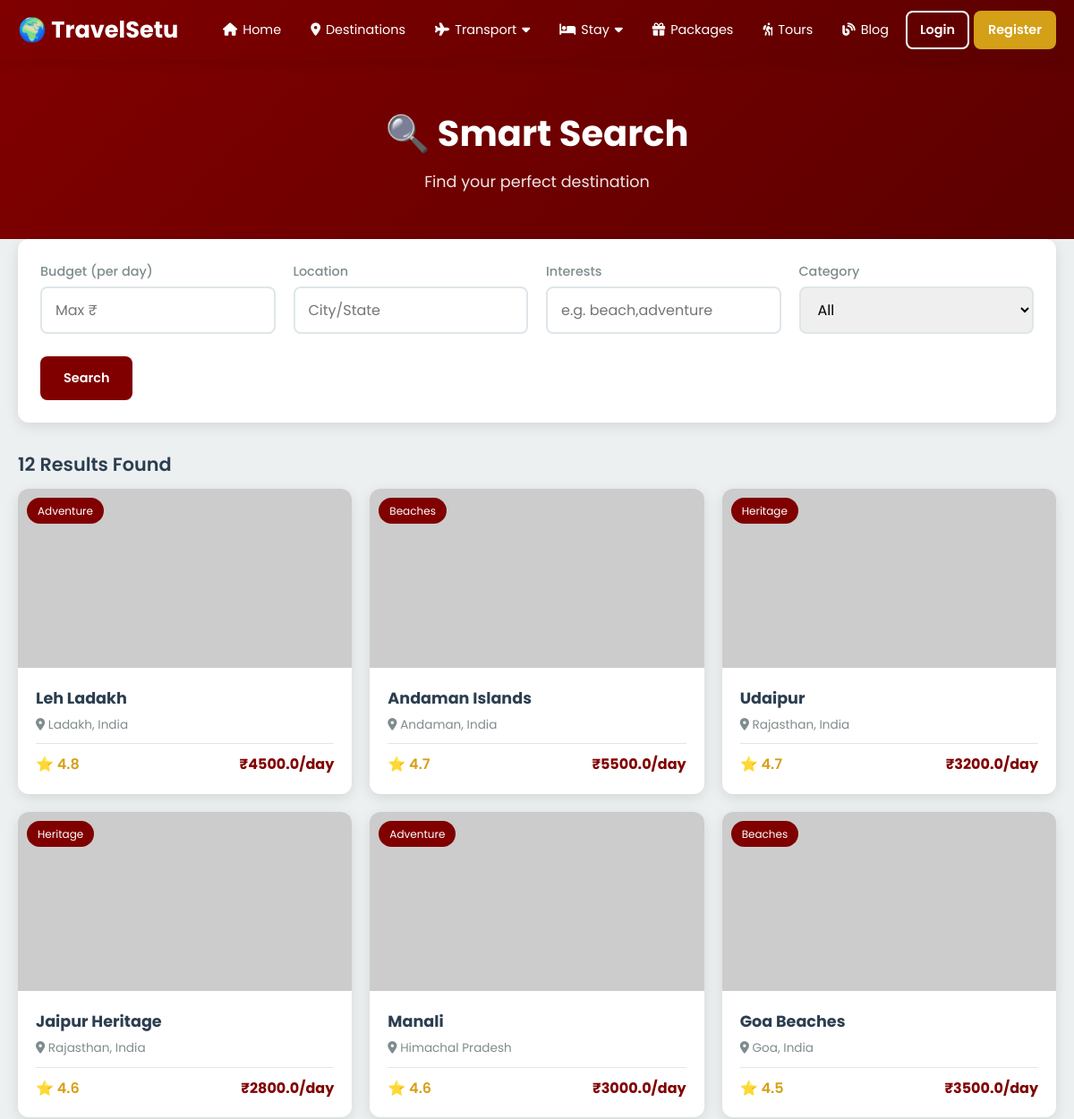
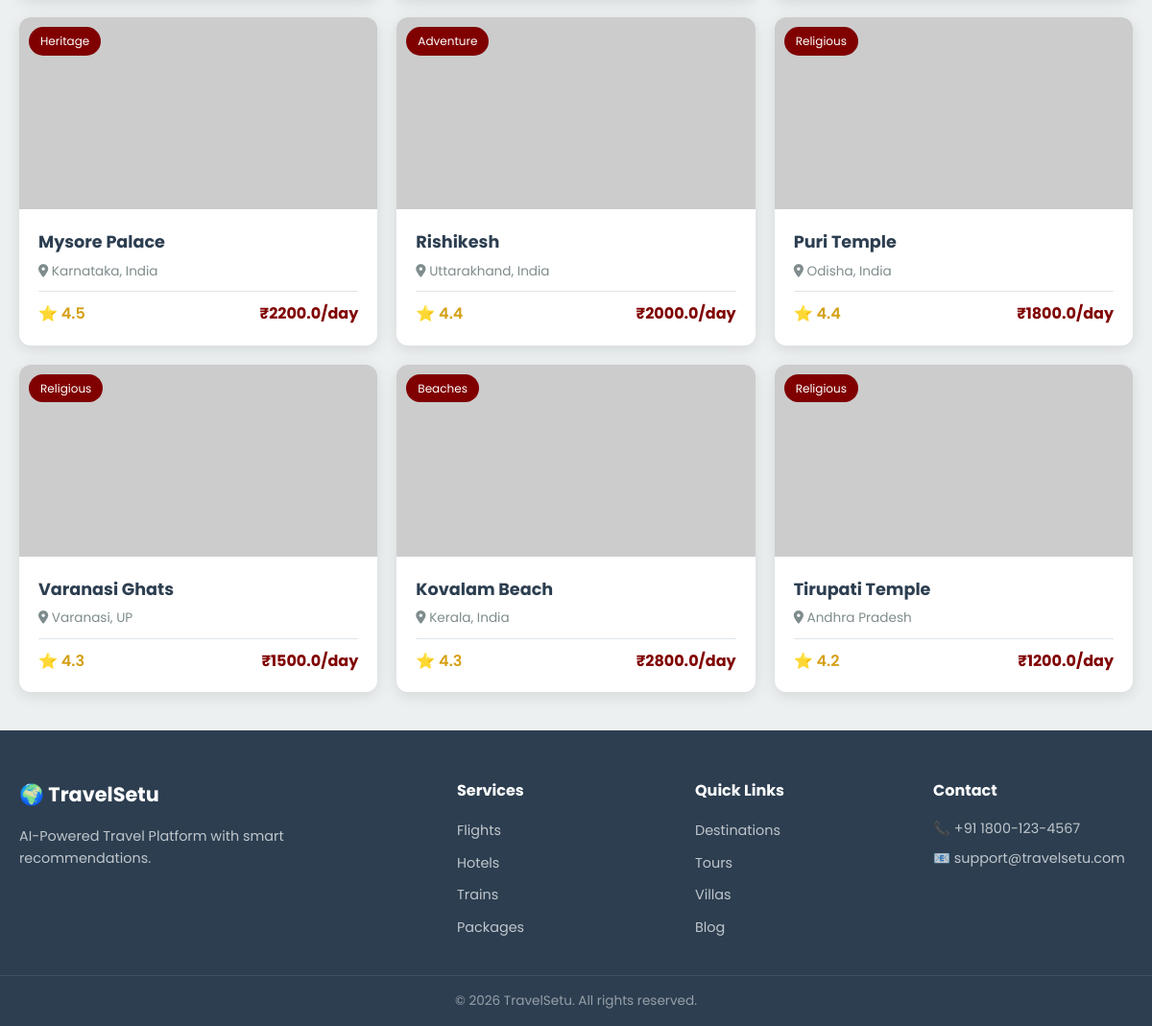
Screenshot of /search with the database file from the repository (2 pictures, top to bottom).
### app.py (models this page shows)
class Destination(db.Model):
    __tablename__ = 'destinations'
    id = db.Column(db.Integer, primary_key=True)
    name = db.Column(db.String(150), nullable=False)
    description = db.Column(db.Text)
    category = db.Column(db.String(50))
    location = db.Column(db.String(150))
    latitude = db.Column(db.Float, default=20.5937)
    longitude = db.Column(db.Float, default=78.9629)
    price_per_day = db.Column(db.Float, default=0)
    best_season = db.Column(db.String(50))
    image_url = db.Column(db.String(300))
    rating = db.Column(db.Float, default=4.0)
    total_visits = db.Column(db.Integer, default=0)
    created_at = db.Column(db.DateTime, default=datetime.utcnow)
    bookings = db.relationship('Booking', backref='destination', lazy=True)
    reviews = db.relationship('Review', backref='destination', lazy=True)

### app.py (the view)
@app.route('/search')
def search():
    budget = request.args.get('budget', '')
    location = request.args.get('location', '')
    interests = request.args.get('interests', '')
    category = request.args.get('category', '')
    if budget or location or interests or category:
        results = smart_search(budget=budget, location=location,
                               interests=interests, category=category)
    else:
        results = Destination.query.order_by(Destination.rating.desc()).all()
    return render_template('search.html', results=results,
                           budget=budget, location=location,
                           interests=interests, category=category)

### app.py (called while the page is built)
def get_destination_image(destination, width=800, height=600):
    category_images = {
        'beaches': f'https://picsum.photos/seed/beach{destination.id}/{width}/{height}',
        'adventure': f'https://picsum.photos/seed/mountain{destination.id}/{width}/{height}',
        'religious': f'https://picsum.photos/seed/temple{destination.id}/{width}/{height}',
        'heritage': f'https://picsum.photos/seed/palace{destination.id}/{width}/{height}',
    }
    cat = destination.category.lower() if destination.category else 'beaches'
    return category_images.get(cat, category_images['beaches'])

@app.context_processor
def inject_globals():
    unread_count = 0
    if current_user.is_authenticated:
        unread_count = Notification.query.filter_by(
            user_id=current_user.id, is_read=False).count()
    return {
        'unread_notifications': unread_count,
        'current_year': datetime.now().year,
        'all_categories': ['adventure', 'religious', 'beaches', 'heritage'],
        'get_destination_image': get_destination_image,
    }

### templates/search.html (shortened to what this page needs)
{% extends "base.html" %}
{% block content %}
<div class="page-header">
    <h1>🔍 Smart Search</h1>
    <p>Find your perfect destination</p>
</div>
<div class="container">
    <div class="card">
        <form method="GET" action="{{ url_for('search') }}">
            <div class="grid grid-4">
                <div class="form-group">
                    <label>Budget (per day)</label>
                    <input type="number" name="budget" class="form-control" placeholder="Max ₹" value="{{ budget }}">
                </div>
                <div class="form-group">
                    <label>Location</label>
                    <input type="text" name="location" class="form-control" placeholder="City/State" value="{{ location }}">
                </div>
                <div class="form-group">
                    <label>Interests</label>
                    <input type="text" name="interests" class="form-control" placeholder="e.g. beach,adventure" value="{{ interests }}">
                </div>
                <div class="form-group">
                    <label>Category</label>
                    <select name="category" class="form-control">
                        <option value="">All</option>
                    </select>
                </div>
            </div>
            <button type="submit" class="btn btn-primary mt-10">Search</button>
        </form>
    </div>
    {% if results %}
    <h3 class="section-title mt-30">{{ results|length }} Results Found</h3>
    <div class="grid grid-3">
        {% for dest in results %}
        <a href="{{ url_for('destination_detail', id=dest.id) }}" class="destination-card">
            <div class="dest-image">
                <img src="{{ get_destination_image(dest, 400, 250) }}" alt="{{ dest.name }}">
                <span class="dest-category">{{ dest.category }}</span>
            </div>
            <div class="dest-body">
                <h3>{{ dest.name }}</h3>
                <p class="dest-location"><i class="fas fa-map-marker-alt"></i> {{ dest.location }}</p>
                <div class="dest-footer">
                    <span class="dest-rating">⭐ {{ dest.rating }}</span>
                    <span class="dest-price">₹{{ dest.price_per_day }}/day</span>
                </div>
            </div>
        </a>
        {% endfor %}
    </div>
    {% endif %}
</div>
{% endblock %}

### static/style.css (style rules this page uses)
:root { --primary: #800000; --primary-light: #a52a2a; --primary-dark: #5c0000; --gold: #d4a017; --gold-light: #f0c040; --success: #27ae60; --danger: #e74c3c; --warning: #f39c12; --info: #3498db; --dark: #2c3e50; --gray: #7f8c8d; --gray-light: #ecf0f1; --gray-200: #dfe6e9; --white: #ffffff; --shadow: 0 4px 15px rgba(0,0,0,0.1); --shadow-lg: 0 10px 30px rgba(0,0,0,0.15); --radius: 12px; --radius-sm: 8px; --transition: all 0.3s ease; }
.section-title { font-size: 2rem; margin-bottom: 10px; }
.destination-card { background: white; border-radius: var(--radius); overflow: hidden; box-shadow: var(--shadow); transition: var(--transition); }
.dest-image { position: relative; height: 200px; overflow: hidden; }
.dest-image img { width: 100%; height: 100%; object-fit: cover; transition: var(--transition); }
.dest-category { position: absolute; top: 10px; left: 10px; background: var(--primary); color: white; padding: 5px 12px; border-radius: 20px; font-size: 0.75rem; text-transform: capitalize; }
.dest-body { padding: 20px; }
.dest-body h3 { margin-bottom: 5px; font-size: 1.1rem; }
.dest-location { color: var(--gray); font-size: 0.85rem; margin-bottom: 10px; }
.dest-footer { display: flex; justify-content: space-between; align-items: center; padding-top: 10px; border-top: 1px solid var(--gray-200); }
.dest-rating { color: var(--gold); font-weight: 600; }
.dest-price { font-weight: 700; color: var(--primary); }
* { margin: 0; padding: 0; box-sizing: border-box; }
html { scroll-behavior: smooth; }
body { font-family: 'Poppins', sans-serif; background: var(--gray-light); color: var(--dark); line-height: 1.6; min-height: 100vh; display: flex; flex-direction: column; }
a { text-decoration: none; color: inherit; transition: var(--transition); }
img { max-width: 100%; height: auto; display: block; }
button { font-family: inherit; cursor: pointer; }
input, select, textarea { font-family: inherit; }
.container { max-width: 1300px; margin: 0 auto; padding: 0 20px; }
.btn { display: inline-flex; align-items: center; justify-content: center; gap: 8px; padding: 12px 24px; border-radius: var(--radius-sm); font-weight: 600; font-size: 0.9rem; border: 2px solid transparent; transition: var(--transition); }
.btn-primary { background: var(--primary); color: white; }
.page-header { background: linear-gradient(135deg, var(--primary), var(--primary-dark)); padding: 50px 0; text-align: center; color: white; }
.page-header h1 { font-size: 2.5rem; margin-bottom: 8px; }
.page-header p { opacity: 0.9; font-size: 1.1rem; }
.card { background: white; border-radius: var(--radius); padding: 25px; box-shadow: var(--shadow); transition: var(--transition); }
.grid { display: grid; gap: 20px; }
.grid-3 { grid-template-columns: repeat(auto-fill, minmax(300px, 1fr)); }
.grid-4 { grid-template-columns: repeat(auto-fill, minmax(220px, 1fr)); }
.form-group { margin-bottom: 15px; }
.form-group label { display: block; margin-bottom: 5px; font-weight: 500; font-size: 0.9rem; color: var(--gray); }
.form-control { width: 100%; padding: 12px 15px; border: 2px solid var(--gray-200); border-radius: var(--radius-sm); font-size: 1rem; transition: var(--transition); }
.mt-10 { margin-top: 10px; }
.mt-30 { margin-top: 30px; }
.section-title { font-size: 1.3rem; font-weight: 600; }

### rows the page displays
Destination: category "Adventure", name "Leh Ladakh", location "Ladakh, India", rating "4.8", price_per_day "4500.0"
Destination: category "Beaches", name "Andaman Islands", location "Andaman, India", rating "4.7", price_per_day "5500.0"
Destination: category "Heritage", name "Udaipur", location "Rajasthan, India", rating "4.7", price_per_day "3200.0"
Destination: category "Heritage", name "Jaipur Heritage", location "Rajasthan, India", rating "4.6", price_per_day "2800.0"
Destination: category "Adventure", name "Manali", location "Himachal Pradesh", rating "4.6", price_per_day "3000.0"
Destination: category "Beaches", name "Goa Beaches", location "Goa, India", rating "4.5", price_per_day "3500.0"
Destination: category "Heritage", name "Mysore Palace", location "Karnataka, India", rating "4.5", price_per_day "2200.0"
Destination: category "Adventure", name "Rishikesh", location "Uttarakhand, India", rating "4.4", price_per_day "2000.0"
Destination: category "Religious", name "Puri Temple", location "Odisha, India", rating "4.4", price_per_day "1800.0"
Destination: category "Religious", name "Varanasi Ghats", location "Varanasi, UP", rating "4.3", price_per_day "1500.0"
Destination: category "Beaches", name "Kovalam Beach", location "Kerala, India", rating "4.3", price_per_day "2800.0"
Destination: category "Religious", name "Tirupati Temple", location "Andhra Pradesh", rating "4.2", price_per_day "1200.0"

### other values shown
{{ results|length }} "12"
